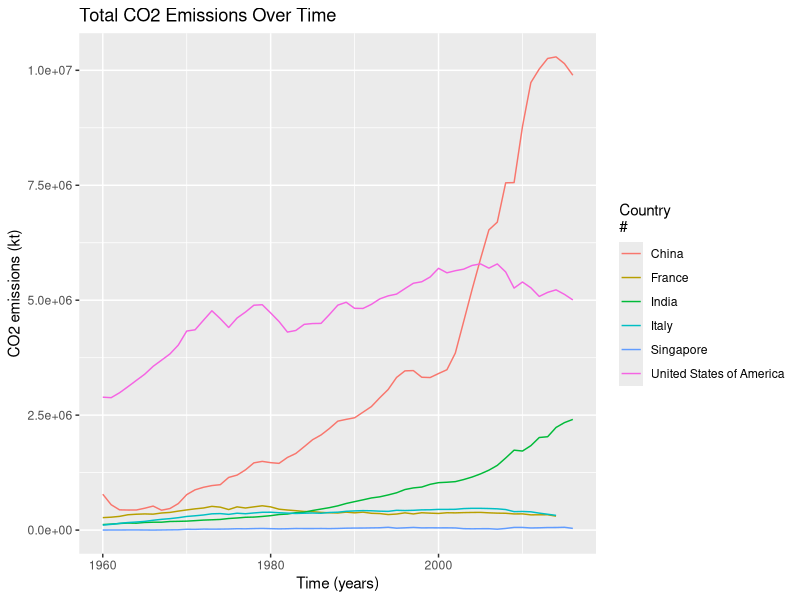
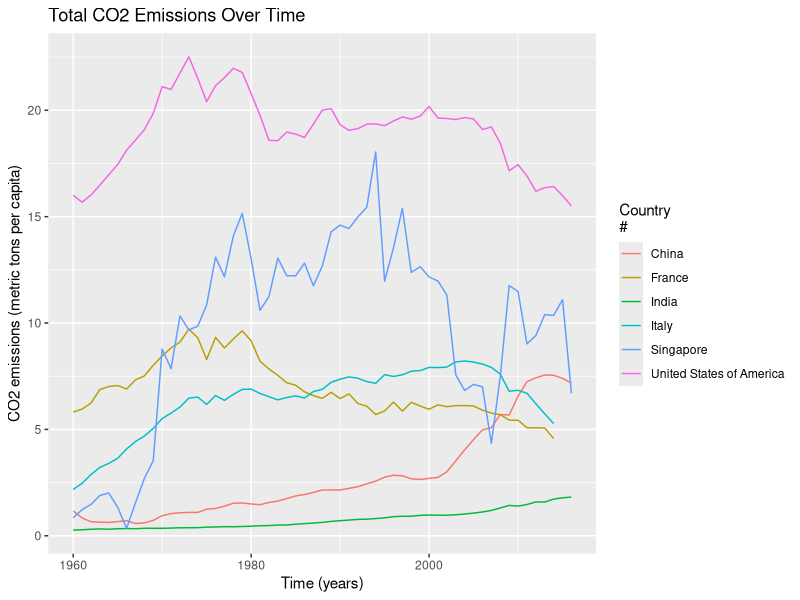
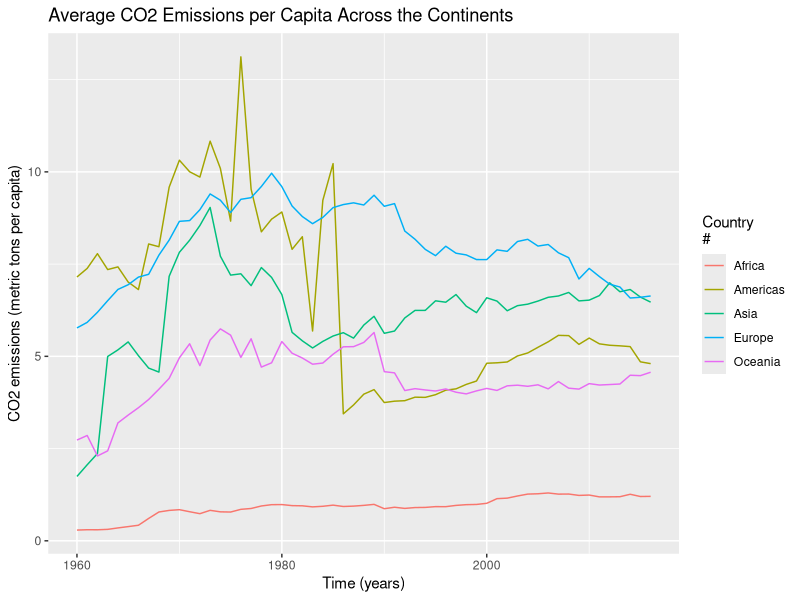
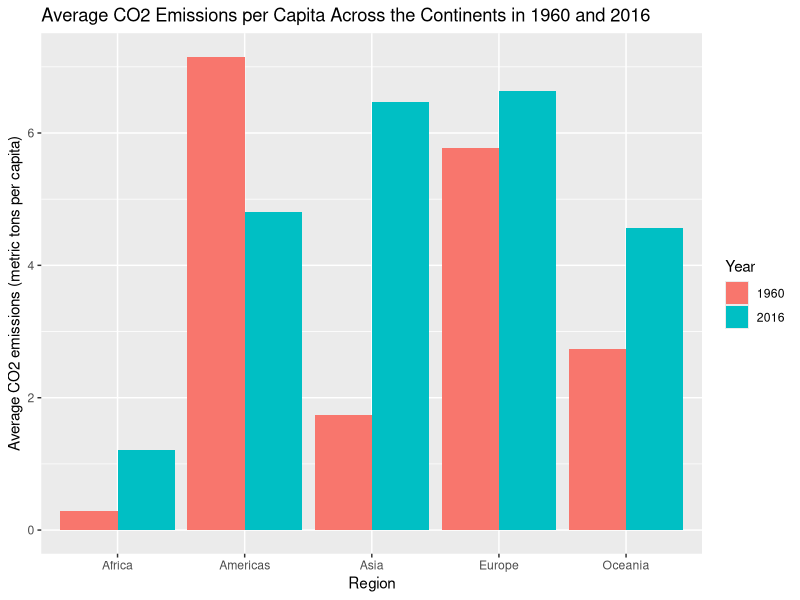
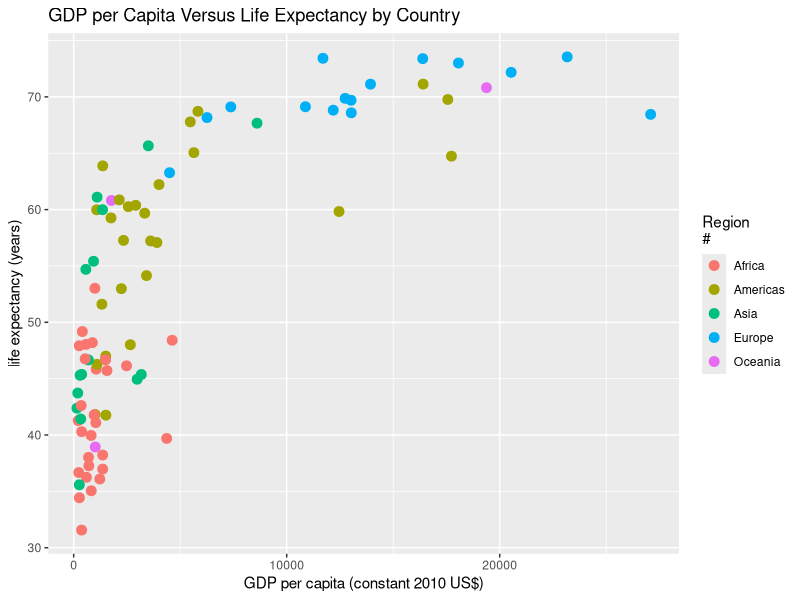
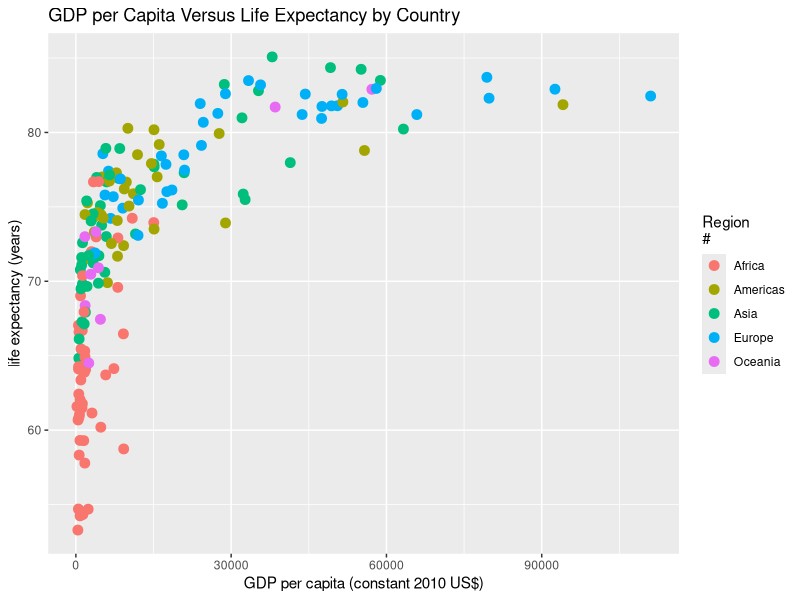
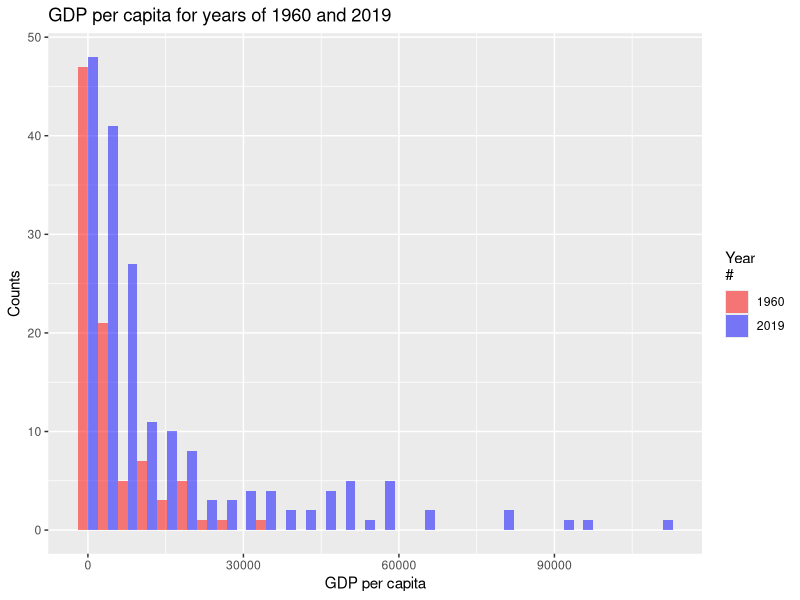

These figures' R source, in order:
## ---- chunk 1
knitr::opts_chunk$set(echo = TRUE)
# load the package
library(tidyverse)
library(ggplot2)
## ---- chunk 2
# show the work directory
getwd()
## ---- chunk 3
# load the data
data <- read_delim("data/gapminder.csv")
## ---- chunk 4
data %>% 
  sample_n(3) %>% 
  knitr::kable()
## ---- chunk 5
data %>% 
  select(iso2, iso3, name) %>%
  summarize(
    num_iso2 = n_distinct(iso2),
    num_iso3 = n_distinct(iso3),
    num_name = n_distinct(name)
  )
## ---- chunk 6
data %>% 
  group_by(iso2) %>% 
  summarize(num_name = n_distinct(name),
            country_name = toString(unique(name))) %>% 
  filter(num_name > 1) 
## ---- chunk 7
data %>% 
  group_by(iso3) %>% 
  summarize(num_name = n_distinct(name)) %>% 
  filter(num_name > 1)
## ---- chunk 8
x <- min(data$time, na.rm = TRUE)
x

y <- max(data$time, na.rm = TRUE)
y
## ---- chunk 9
data %>% 
  group_by(time) %>% 
  summarize(
    missing_co2 = sum(is.na(co2)),
    missing_co2_pc = sum(is.na(co2_PC))
  ) %>% 
  mutate(total_missing = missing_co2 + missing_co2_pc) %>% 
  arrange(desc(total_missing))
## ---- chunk 10
# select the variables that we need for plot
country <- c("United States of America", "China", "India", "France", "Singapore", "Italy")
filtered_data <- data %>% 
  filter(name %in% country, !is.na(co2)) %>% 
  select(name, time, co2)

filtered_data %>% 
  ggplot(aes(x = time, y = co2, col = factor(name))) +
  geom_line() +
  labs(title = "Total CO2 Emissions Over Time", 
       x = "Time (years)", 
       y = "CO2 emissions (kt)",
       col = "Country\n#")
## ---- chunk 11
# select the variables that we need for plot
selected_data <- data %>% 
  filter(name %in% country, !is.na(co2_PC)) %>% 
  select(name, time, co2_PC)

selected_data %>% 
  ggplot(aes(x = time, y = co2_PC, col = factor(name))) +
  geom_line() +
  labs(title = "Total CO2 Emissions Over Time", 
       x = "Time (years)", 
       y = "CO2 emissions (metric tons per capita)",
       col = "Country\n#")
## ---- chunk 12
data %>% 
  group_by(region, time) %>% 
  filter(!is.na(co2_PC), !is.na(region)) %>% 
  summarize(avg_co2_PC = mean(co2_PC, na.rm = TRUE), .groups = 'drop') %>% 
  ggplot(aes(x = time, y = avg_co2_PC, color = region)) +
  geom_line() +
  labs(title = "Average CO2 Emissions per Capita Across the Continents", 
       x = "Time (years)", 
       y = "CO2 emissions (metric tons per capita)",
       col = "Country\n#")
## ---- chunk 13
data %>% 
  filter(time %in% c(1960, 2016)) %>% 
  group_by(region, time) %>% 
  filter(!is.na(co2_PC), !is.na(region)) %>%
  summarize(avg_co2_PC = mean(co2_PC, na.rm = TRUE), .groups = 'drop') %>% 
  ggplot(aes(x = region, y = avg_co2_PC, fill = factor(time))) +
  geom_col(position = "dodge") +
  labs(title = "Average CO2 Emissions per Capita Across the Continents in 1960 and 2016",
       x = "Region", y = "Average CO2 emissions (metric tons per capita)",
       fill = "Year") 
## ---- chunk 14
data %>% 
  filter(time == 2019, !is.na(co2_PC), !is.na(region)) %>% 
  group_by(region) %>% 
  arrange(desc(co2_PC)) %>% 
  summarize(
    largest = list(head(name, n = 3)),
    smallest = list(tail(name, n = 3))
  )
## ---- chunk 15
data %>% 
  filter(time == 1960, !is.na(GDP_PC), 
         !is.na(lifeExpectancy), !is.na(region)) %>% 
  ggplot(aes(x = GDP_PC, y = lifeExpectancy, col = factor(region))) + 
  geom_point(size = 3) + 
  labs(title = "GDP per Capita Versus Life Expectancy by Country", 
       x = "GDP per capita (constant 2010 US$)", 
       y = "life expectancy (years)",
       col = "Region\n#")
## ---- chunk 16
data %>% 
  filter(time == 2019, !is.na(GDP_PC), 
         !is.na(lifeExpectancy), !is.na(region)) %>% 
  ggplot(aes(x = GDP_PC, y = lifeExpectancy, col = factor(region))) + 
  geom_point(size = 3) + 
  labs(title = "GDP per Capita Versus Life Expectancy by Country", 
       x = "GDP per capita (constant 2010 US$)", 
       y = "life expectancy (years)",
       col = "Region\n#")
## ---- chunk 17
data %>% 
  filter(time %in% c(1960, 2019), !is.na(lifeExpectancy), !is.na(region)) %>% 
  group_by(region, time) %>% 
  summarize(
    avg_LE = mean(lifeExpectancy)
  )
## ---- chunk 18
data %>% 
  filter(time %in% c(1960, 2019), !is.na(lifeExpectancy), 
         !is.na(region)) %>% 
  group_by(region, time) %>% 
  summarize(avg_LE = mean(lifeExpectancy, na.rm = TRUE)) %>% 
  mutate(prev = lag(avg_LE),
         growth = avg_LE - prev) %>% 
  arrange(growth)
## ---- chunk 19
data %>% 
  filter(time %in% c(1960, 2019), !is.na(GDP_PC)) %>% 
  ggplot(aes(x = GDP_PC, fill = factor(time))) + 
  geom_histogram(alpha = 0.5, position = "dodge", bins = 30) + 
  labs(title = "GDP per capita for years of 1960 and 2019", 
       x = "GDP per capita", 
       y = "Counts", 
       fill = "Year\n#") + 
  scale_fill_manual(values = c("red", "blue"))
## ---- chunk 20
data %>% 
  filter(time %in% c(1960, 2019), 
         !is.na(lifeExpectancy), !is.na(name)) %>% 
  group_by(time) %>% 
  mutate(USA_ranking = rank(desc(lifeExpectancy))) %>% 
  filter(name == "United States of America") %>% 
  select(time, USA_ranking) 
## ---- chunk 21

